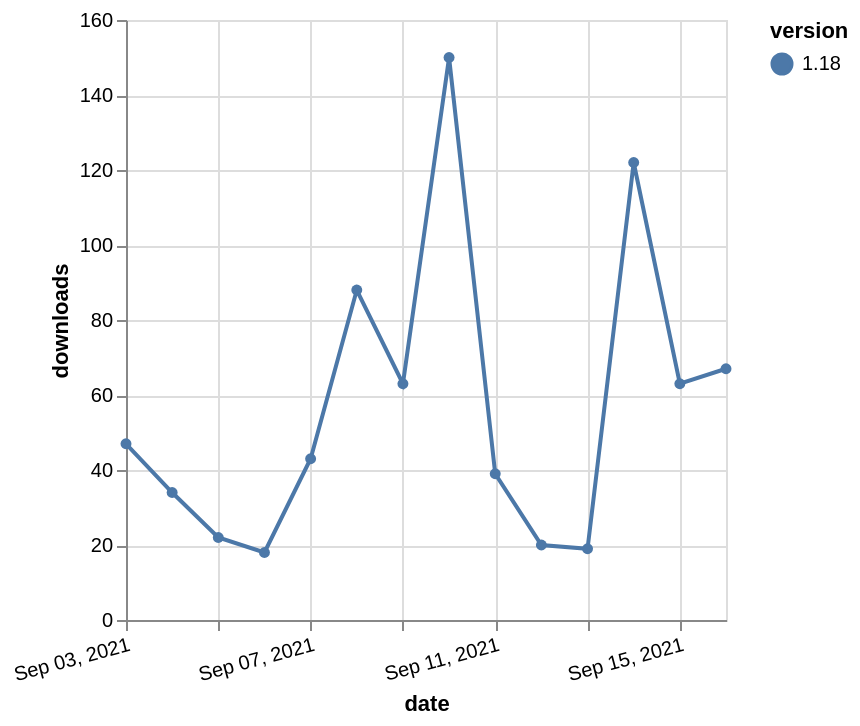

Vega-Lite specification for this chart:
### Vega-Lite specification from a JSON file in a GitHub repository (floating-point values rounded to 4 significant figures)
{"$schema": "https://vega.github.io/schema/vega-lite/v5.json", "description": "A simple bar chart with embedded data.", "data": {"values": [{"date": "2021-09-03", "total": 78612, "delta": 47, "version": "1.18"}, {"date": "2021-09-04", "total": 78646, "delta": 34, "version": "1.18"}, {"date": "2021-09-05", "total": 78668, "delta": 22, "version": "1.18"}, {"date": "2021-09-06", "total": 78686, "delta": 18, "version": "1.18"}, {"date": "2021-09-07", "total": 78729, "delta": 43, "version": "1.18"}, {"date": "2021-09-08", "total": 78817, "delta": 88, "version": "1.18"}, {"date": "2021-09-09", "total": 78880, "delta": 63, "version": "1.18"}, {"date": "2021-09-10", "total": 79030, "delta": 150, "version": "1.18"}, {"date": "2021-09-11", "total": 79069, "delta": 39, "version": "1.18"}, {"date": "2021-09-12", "total": 79089, "delta": 20, "version": "1.18"}, {"date": "2021-09-13", "total": 79108, "delta": 19, "version": "1.18"}, {"date": "2021-09-14", "total": 79230, "delta": 122, "version": "1.18"}, {"date": "2021-09-15", "total": 79293, "delta": 63, "version": "1.18"}, {"date": "2021-09-16", "total": 79360, "delta": 67, "version": "1.18"}]}, "width": "container", "mark": {"type": "line", "point": {"filled": true}}, "encoding": {"x": {"field": "date", "type": "temporal", "timeUnit": "yearmonthdate", "title": "date", "axis": {"labelAngle": -15}}, "y": {"field": "delta", "type": "quantitative", "title": "downloads"}, "color": {"field": "version", "type": "nominal"}, "tooltip": {"field": "delta"}}}
